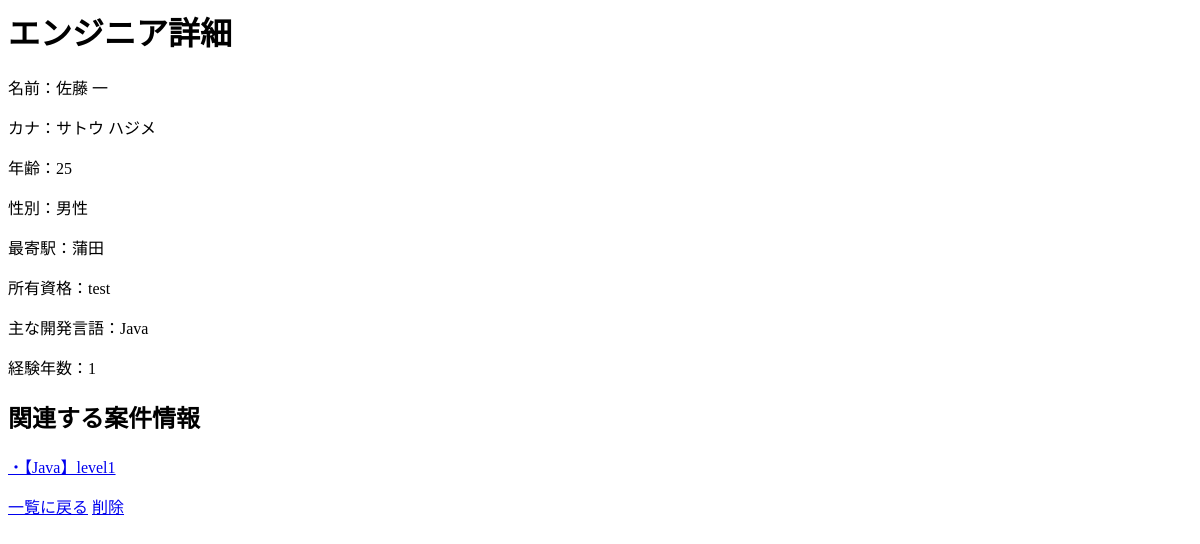
/employee-info/1, run on an earlier commit of the app's database.
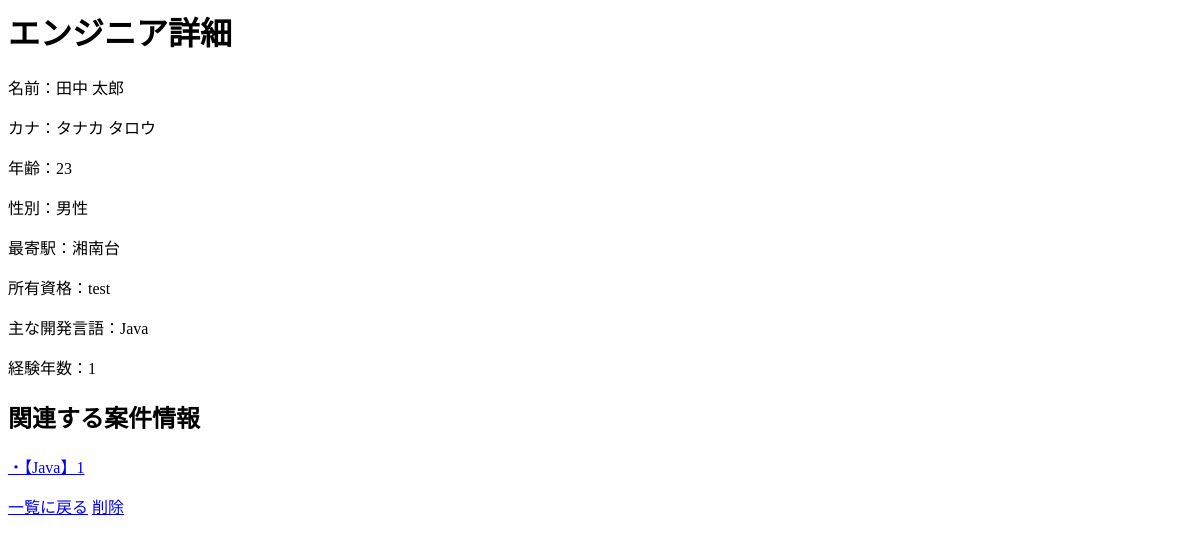
And on a later commit of the database.
### ReteIngenium/models.py (models this page shows, shortened)
class EmployeeInformation(models.Model):
    employeeId = models.UUIDField(default=uuid.uuid4, editable=False)
    familyNameKanji = models.CharField(max_length=10)
    firstNameKanji = models.CharField(max_length=10)
    familyNameKana = models.CharField(max_length=15)
    firstNameKana = models.CharField(max_length=15)
    employeeAge = models.IntegerField()
    employeeSex = models.CharField(max_length=10)
    employeeArea = models.CharField(max_length=15)
    certification = models.TextField(max_length=100)
    mainLanguage = models.CharField(max_length=10)
    yearsOfExp = models.IntegerField()
    class Meta:
        ordering = ["yearsOfExp"]

class ProjectInformation(models.Model):
    projectId = models.UUIDField(default=uuid.uuid4, editable=False)
    projectSummary = models.CharField(max_length=50)
    projectRegisteredDate = models.DateField(auto_now_add=True)
    projectCliant = models.CharField(max_length=15)
    projectUnitPrice = models.IntegerField()
    workPlace = models.CharField(max_length=15)
    requiredLanguage = models.CharField(max_length=10)
    reqLangExperience = models.IntegerField()
    projectDevEnv = models.TextField(max_length=100)
    projectDetail = models.TextField(max_length=500)
    class Meta:
        ordering = ["projectRegisteredDate"]

### ReteIngenium/views.py (the view)
# urls.py: path("employee-info/<int:pk>", EmployeeInfo.as_view(), name="emInfo"),
class EmployeeInfo(DetailView):
    model = EmployeeInformation
    context_object_name = "employeeDetail"
    def get_context_data(self, **kwargs):
        context = super().get_context_data(**kwargs)
        from_page = self.request.GET.get("fromPage")
        project_pk = self.request.GET.get("project_pk")
        context["from_page"] = from_page
        context["employeeDetail"] = self.get_object()
        try:
            context["projectDetail"] = ProjectInformation.objects.get(pk=project_pk)
        except ProjectInformation.DoesNotExist:
            context["projectDetail"] = None
        employee_id = self.object.employeeId
        try:
            context["related_projects"] = InformationUniteTable.get_related_projects(
                employee_id
            )
        except ProjectInformation.DoesNotExist:
            context["related_projects"] = None
        return context

### ReteIngenium/models.py (called while the page is built)
    def get_related_projects(emp_target_id):
        pro_target_ids = InformationUniteTable.objects.filter(
            empTargetId=emp_target_id
        ).values_list("proTargetId")
        return ProjectInformation.objects.filter(projectId__in=pro_target_ids)

### ReteIngenium/templates/ReteIngenium/employeeinformation_detail.html
<h1>エンジニア詳細</h1>
<table>
    <div>
        <p>名前：{{employeeDetail.familyNameKanji}} {{employeeDetail.firstNameKanji}}</p>
        <p>カナ：{{employeeDetail.familyNameKana}} {{employeeDetail.firstNameKana}}</p>
        <p>年齢：{{employeeDetail.employeeAge}}</p>
        <p>性別：{{employeeDetail.employeeSex}}</p>
        <p>最寄駅：{{employeeDetail.employeeArea}}</p>
        <p>所有資格：{{employeeDetail.certification}}</p>
        <p>主な開発言語：{{employeeDetail.mainLanguage}}</p>
        <p>経験年数：{{employeeDetail.yearsOfExp}}</p>
    </div>
    <div>
        {% if from_page == "projectList" %}
        <a href="{% url 'proInfo' pk=projectDetail.pk %}">案件詳細に戻る</a>
        {% else %}
        <h2>関連する案件情報</h2>
        {% if related_projects %}
        {% for project in related_projects %}
        <a href="{% url 'proInfo' project.id %}?fromPage=employeeList&employee_pk={{ employeeDetail.id }}">
            <p>・{{ project.projectSummary }}</p>
        </a>
        {% endfor %}
        {% else %}
        <p>該当なし</p>
        {% endif %}
        <a href="{% url 'emList' %}">一覧に戻る</a>
        <a href="{% url 'emDel' employeeDetail.id %}">削除</a>
        {% endif %}
    </div>
</table>

What changed in the data, as far as the page shows it:
changed EmployeeInformation "男性": familyNameKanji "佐藤" → "田中"; firstNameKanji "一" → "太郎"; familyNameKana "サトウ" → "タナカ"; firstNameKana "ハジメ" → "タロウ"; employeeAge "25" → "23"; employeeArea "蒲田" → "湘南台"
changed ProjectInformation: projectSummary "【Java】level1" → "【Java】1"
